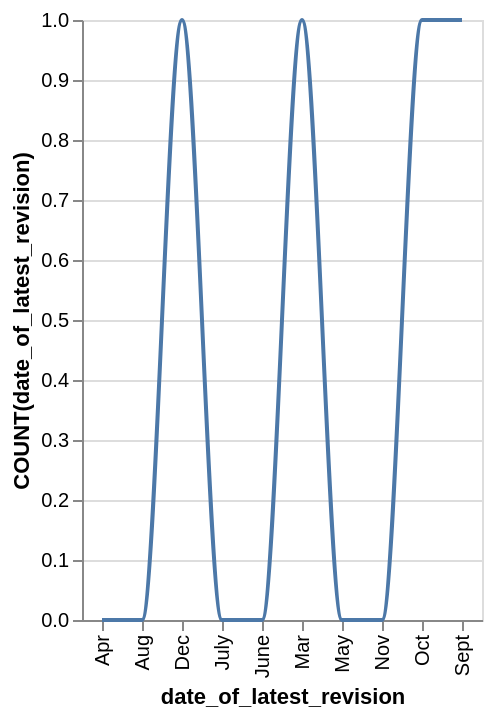

This figure's Vega-Lite source:
### Vega-Lite specification from a JSON file in a GitHub repository (floating-point values rounded to 4 significant figures)
{"data": {"values": [{"x_data": "Apr", "y_data": 0}, {"x_data": "Aug", "y_data": 0}, {"x_data": "Dec", "y_data": 1}, {"x_data": "July", "y_data": 0}, {"x_data": "June", "y_data": 0}, {"x_data": "Mar", "y_data": 1}, {"x_data": "May", "y_data": 0}, {"x_data": "Nov", "y_data": 0}, {"x_data": "Oct", "y_data": 1}, {"x_data": "Sept", "y_data": 1}]}, "mark": {"type": "line", "interpolate": "monotone"}, "encoding": {"x": {"field": "x_data", "type": "nominal", "title": "date_of_latest_revision", "sort": "ascending"}, "y": {"field": "y_data", "type": "quantitative", "title": "COUNT(date_of_latest_revision)"}}}
